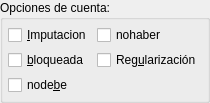
          <widget class="QGroupBox" name="groupBox_3" >
           <property name="title" >
            <string>Opciones de cuenta:</string>
           </property>
           <layout class="QHBoxLayout" >
            <property name="spacing" >
             <number>5</number>
            </property>
            <property name="leftMargin" >
             <number>5</number>
            </property>
            <property name="topMargin" >
             <number>5</number>
            </property>
            <property name="rightMargin" >
             <number>5</number>
            </property>
            <property name="bottomMargin" >
             <number>5</number>
            </property>
            <item>
             <layout class="QGridLayout" >
              <property name="leftMargin" >
               <number>0</number>
              </property>
              <property name="topMargin" >
               <number>0</number>
              </property>
              <property name="rightMargin" >
               <number>0</number>
              </property>
              <property name="bottomMargin" >
               <number>0</number>
              </property>
              <property name="horizontalSpacing" >
               <number>5</number>
              </property>
              <property name="verticalSpacing" >
               <number>5</number>
              </property>
              <item row="2" column="0" >
               <widget class="QCheckBox" name="nodebe" >
                <property name="text" >
                 <string>node&amp;be</string>
                </property>
                <property name="shortcut" >
                 <string>Alt+B</string>
                </property>
               </widget>
              </item>
              <item row="1" column="0" >
               <widget class="QCheckBox" name="bloqueada" >
                <property name="text" >
                 <string>&amp;bloqueada</string>
                </property>
               </widget>
              </item>
              <item row="1" column="1" >
               <widget class="QCheckBox" name="regularizacion" >
                <property name="text" >
                 <string>Reg&amp;ularización</string>
                </property>
               </widget>
              </item>
              <item row="0" column="1" >
               <widget class="QCheckBox" name="nohaber" >
                <property name="text" >
                 <string>nohaber</string>
                </property>
               </widget>
              </item>
              <item row="0" column="0" >
               <widget class="QCheckBox" name="imputacion" >
                <property name="text" >
                 <string>&amp;Imputacion</string>
                </property>
                <property name="shortcut" >
                 <string>Alt+I</string>
                </property>
               </widget>
              </item>
             </layout>
            </item>
           </layout>
          </widget>
